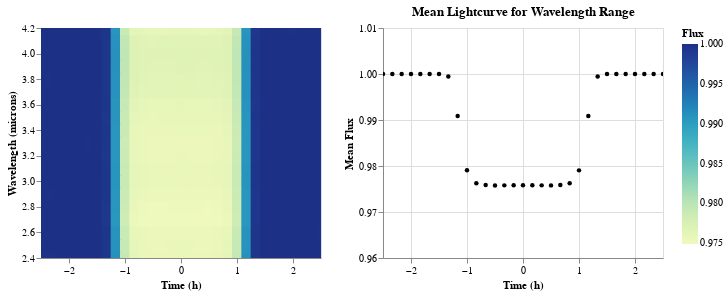

This figure's notebook cell:
### Code cell
alt_imshow(x,y,z,xlabel='Time (h)',ylabel='Wavelength (microns)',zlabel='Flux',ylog=False).display()

### Figure 1 — Vega-Lite specification as saved in the notebook (floating-point values rounded to 4 significant figures; data arrays with more than 128 entries replaced by an {"elided": "..."} marker saying what was removed)
{"config": {"view": {"continuousWidth": 400, "continuousHeight": 300}}, "hconcat": [{"layer": [{"mark": {"type": "rect", "clip": true, "height": 15, "width": 10}, "encoding": {"color": {"value": "#ddd"}, "tooltip": [{"field": "x", "type": "quantitative"}, {"field": "y", "type": "quantitative"}, {"field": "z", "type": "quantitative"}], "x": {"field": "x", "scale": {"zero": false}, "title": "Time (h)", "type": "quantitative"}, "y": {"field": "y", "scale": {"domain": [2.4, 4.2], "zero": false}, "title": "Wavelength (microns)", "type": "quantitative"}}, "height": 230, "selection": {"selector007": {"type": "interval", "encodings": ["y"]}}, "width": 280}, {"mark": {"type": "rect", "clip": true, "height": 15, "width": 10}, "encoding": {"color": {"field": "z", "scale": {"domain": [0.9749, 1.0], "zero": false}, "title": "Flux", "type": "quantitative"}, "tooltip": [{"field": "x", "type": "quantitative"}, {"field": "y", "type": "quantitative"}, {"field": "z", "type": "quantitative"}], "x": {"field": "x", "scale": {"zero": false}, "title": "Time (h)", "type": "quantitative"}, "y": {"field": "y", "scale": {"domain": [2.4, 4.2], "zero": false}, "title": "Wavelength (microns)", "type": "quantitative"}}, "height": 230, "transform": [{"filter": {"selection": "selector007"}}], "width": 280}]}, {"mark": {"type": "point", "clip": true, "color": "black", "filled": true, "size": 20}, "encoding": {"x": {"field": "x", "scale": {"zero": false}, "title": "Time (h)", "type": "quantitative"}, "y": {"aggregate": "mean", "field": "z", "scale": {"domain": [0.96, 1.01], "zero": false}, "title": "Mean Flux", "type": "quantitative"}}, "height": 230, "title": "Mean Lightcurve for Wavelength Range", "transform": [{"filter": {"selection": "selector007"}}], "width": 280}], "data": {"name": "data-b400281da75710145f470f5de222eb0f"}, "$schema": "https://vega.github.io/schema/vega-lite/v4.17.0.json", "datasets": {"data-b400281da75710145f470f5de222eb0f": {"elided": "589 records"}}}
